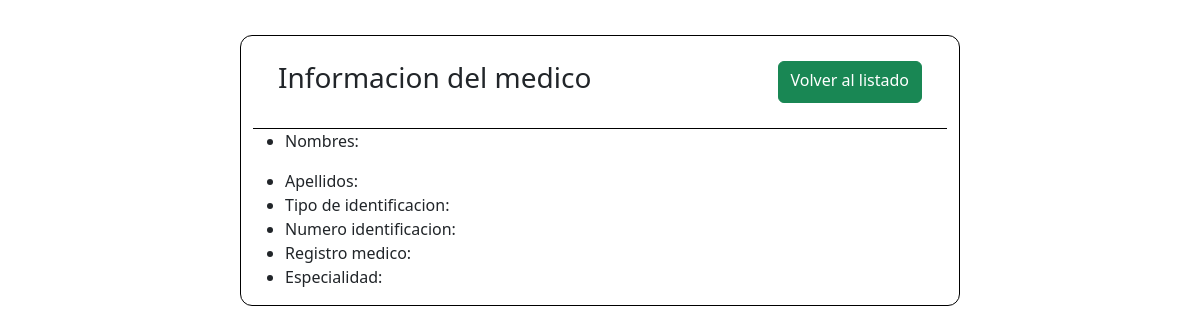
Before: /medicos/6 with the older database file.
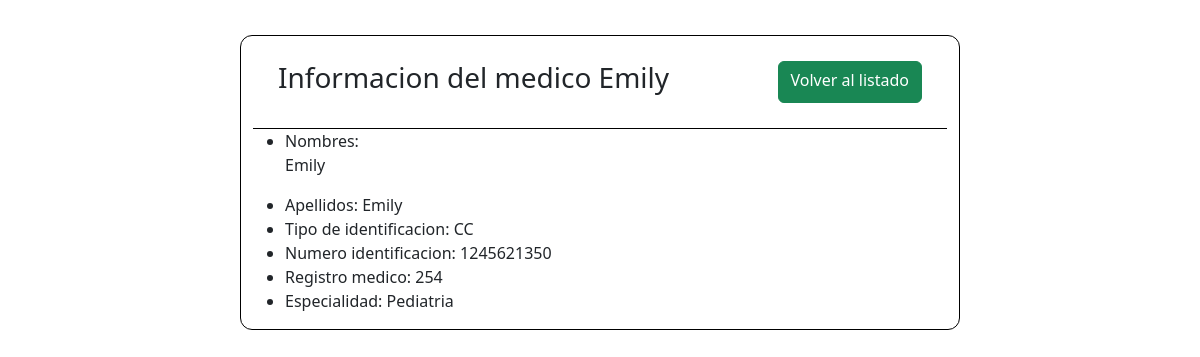
After: the same page with the newer database file.
### app/models.py (models this page shows)
class Medico(db.Model):
    __tablename__='medicos'
    id = db.Column(db.Integer, primary_key = True )
    nombres = db.Column(db.String(120), nullable = True )
    apellidos = db.Column(db.String(120), nullable = True)
    tipo_identificacion = db.Column(db.String(4), nullable = True)
    numero_identificacion = db.Column(db.Integer)
    registro_medico = db.Column(db.Integer)
    especialidad = db.Column(db.String(50))
    citas = db.relationship("Cita" , backref = "medico" )

### app/routes.py (the view)
@app.route('/medicos/<int:id>')
def get_medico_by_id(id):
    medico = Medico.query.get(id)
    return render_template('medicos/medico.html', medicoId = medico)

### app/templates/medicos/medico.html (shortened to what this page needs)
<!DOCTYPE html>
<html lang="en">
<head>
    <link rel="stylesheet" href="https://cdn.jsdelivr.net/npm/bootstrap@5.3.3/dist/css/bootstrap.min.css">
</head>
<body>
    <section class="container sectionInfoId">
    <div class="navInfoId">
        <h3>Informacion del medico <span>{{ medicoId.nombres }}</span></h3>
        <a  class="btn btn-success" href="http://127.0.0.1:5000/medicos">Volver al listado</a>
    </div>
    <ul class="">
        <li><span>Nombres:</span><p>{{medicoId.nombres}}</p> </li>
        <li><span>Apellidos:</span> {{medicoId.nombres}}</li>
        <li><span>Tipo de identificacion:</span> {{medicoId.tipo_identificacion}}</li>
        <li><span>Numero identificacion:</span> {{medicoId.numero_identificacion}}</li>
        <li><span>Registro medico:</span> {{medicoId.registro_medico}}</li>
        <li><span>Especialidad:</span> {{medicoId.especialidad}}</li>
    </ul>
</section>
</body>
</html>

Changed rows visible on the page:
added Medico: nombres "Emily", tipo_identificacion "CC", numero_identificacion "1245621350", registro_medico "254", especialidad "Pediatria"
